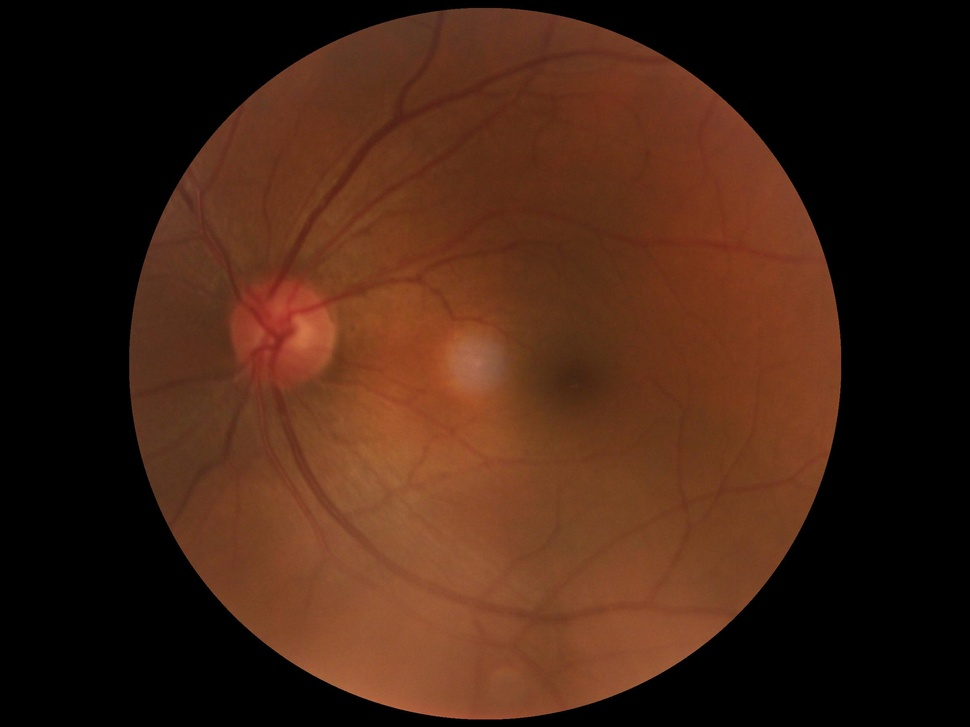
#> input picture data/影像数据/各类疾病代表医学影像/01_正常_left.jpg, 970 x 727 px, shrunk from 2304 x 1728 before the run; its folder holds only this picture in this run
$ python -i fundus_preprocess.py   (imports and definitions only)   (older library calls are emulated)
#> lines starting #> are read from the running program, lines starting #| are printed output that depends on the picture
"""
================================================================================
眼底图像预处理模块 — Fundus Image Preprocessing Module
================================================================================
专为眼底图像设计的数字图像处理预处理流水线。

方法列表:
  1. CLAHE (对比度受限自适应直方图均衡化) — 增强血管对比度
  2. Gaussian Filtering (高斯滤波) — 去噪平滑
  3. Unsharp Masking (反锐化掩膜) — 边缘/血管锐化
  4. Median Filtering (中值滤波) — 椒盐噪声去除
  5. Bilateral Filtering (双边滤波) — 保边平滑
  6. Gamma Correction (伽马校正) — 亮度调节
  7. Histogram Equalization (直方图均衡化) — 全局对比度增强
  8. Morphological Top-Hat (形态学顶帽变换) — 血管结构增强
  9. 组合流水线 — CLAHE + Gaussian + UnsharpMask

定量评估指标:
  - PSNR (峰值信噪比)
  - SSIM (结构相似性指数)
  - Contrast Improvement Index (对比度改善指数)
  - Entropy (信息熵)
  - Mean Gradient (平均梯度 / 清晰度)
  - EME (增强度量)

作者: 数字图像处理课程项目
================================================================================
"""
import cv2
import numpy as np
from skimage.metrics import structural_similarity as ssim
from dataclasses import dataclass, field
from typing import Dict, List, Tuple, Optional
import warnings
# [1 line not run here, left out]


# ============================================================================
# 数据结构
# ============================================================================

@dataclass
class PreprocessResult:
    """预处理结果数据类"""
    name: str                          # 方法名称
    image: np.ndarray                  # 处理后的图像 (RGB, uint8)
    params: Dict = field(default_factory=dict)  # 使用的参数
    metrics: Dict = field(default_factory=dict) # 定量指标

    # [4 lines left out: function __repr__, not called in this run]


# ============================================================================
# 核心预处理方法
# ============================================================================

class FundusPreprocessor:
    """眼底图像预处理类 — 包含所有预处理方法"""

    def __init__(self):
        self.results: List[PreprocessResult] = []

    # ------------------------------------------------------------------
    # 1. CLAHE — 对比度受限自适应直方图均衡化
    # ------------------------------------------------------------------
    @staticmethod
    def clahe(image: np.ndarray, clip_limit: float = 2.0,
              tile_grid_size: Tuple[int, int] = (8, 8)) -> np.ndarray:
        """
        对眼底图像应用 CLAHE 增强。

        原理: 将图像分为小块，在每个块内做直方图均衡化，
              同时限制对比度放大倍数以防止噪声过度放大。
              对眼底血管和病变区域的对比度增强效果显著。

        参数:
            image: RGB 图像 (H, W, 3)
            clip_limit: 对比度限制阈值 (越大对比度越强，推荐1.5-4.0)
            tile_grid_size: 分块大小 (越小局部性越强)

        返回:
            增强后的 RGB 图像
        """
#> called with clip_limit = 2, tile_grid_size = (8, 8)
        # 转换到 LAB 色彩空间 (仅对亮度通道 L 做 CLAHE)
        lab = cv2.cvtColor(image, cv2.COLOR_RGB2LAB)
#> lab: shape (727, 970, 3); mean of channels 0, 1, 2 47.2, 140.3, 143.4
        l, a, b = cv2.split(lab)
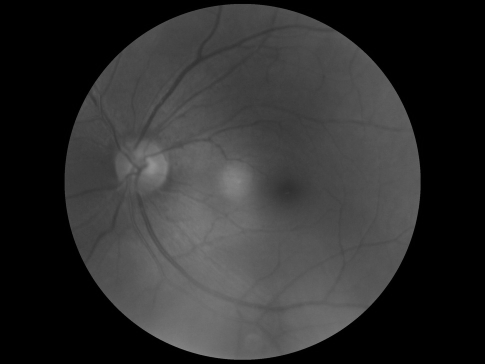
#> l: shape (727, 970) (shown at 1/2 size); min 0, max 147, mean 47.2
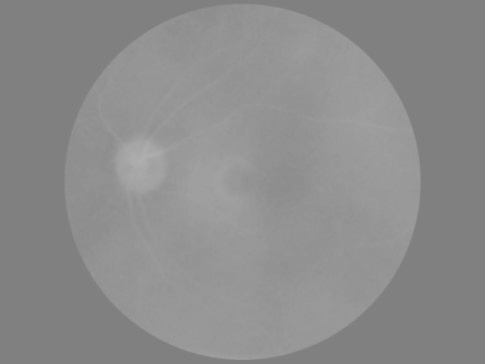
#> a: shape (727, 970) (shown at 1/2 size); min 124, max 176, mean 140.3

        # CLAHE 应用于 L 通道
        clahe_obj = cv2.createCLAHE(
            clipLimit=clip_limit,
            tileGridSize=tile_grid_size
        )
        l_enhanced = clahe_obj.apply(l)
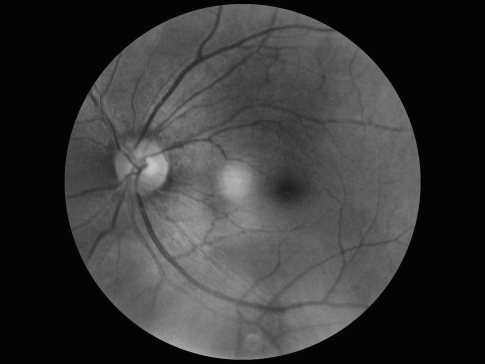
#> l_enhanced: shape (727, 970) (shown at 1/2 size); min 2, max 198, mean 55.3

        # 合并并转回 RGB
        lab_enhanced = cv2.merge([l_enhanced, a, b])
#> lab_enhanced: shape (727, 970, 3); mean of channels 0, 1, 2 55.3, 140.3, 143.4
        return cv2.cvtColor(lab_enhanced, cv2.COLOR_LAB2RGB)
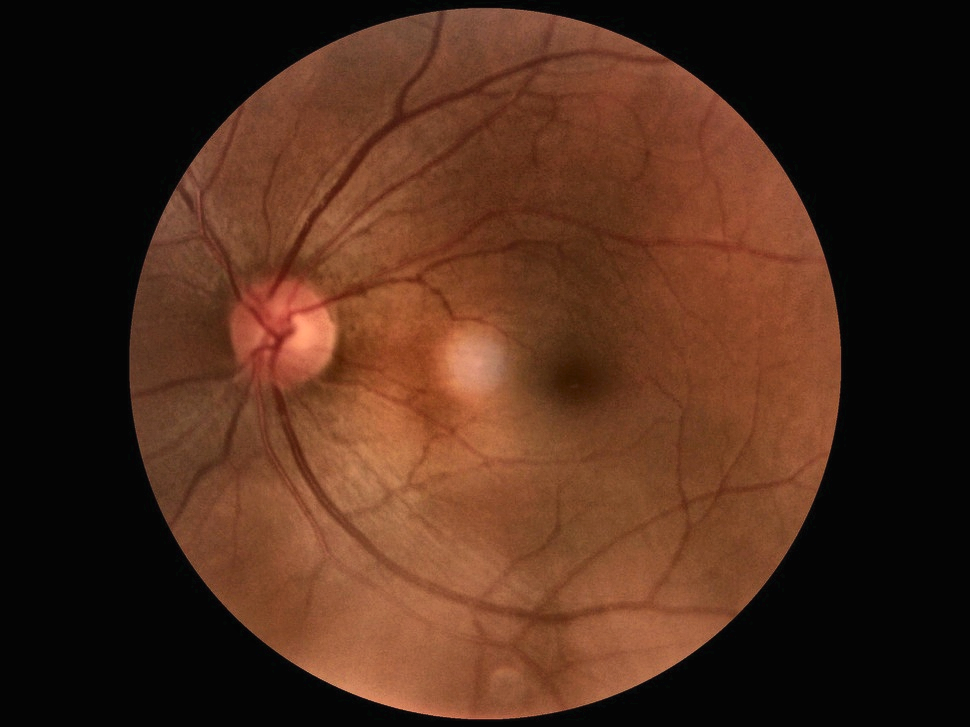
#> returned value: shape (727, 970, 3); mean R, G, B 75.9, 43.2, 27.3

    # ------------------------------------------------------------------
    # 2. Gaussian Filtering — 高斯滤波去噪
    # ------------------------------------------------------------------
    # [182 lines left out: functions gaussian_filter, unsharp_mask, median_filter, bilateral_filter, gamma_correction, histogram_equalization and 2 more, not called in this run]


# ============================================================================
# 定量评估指标
# ============================================================================

class ImageQualityMetrics:
    """图像质量定量评估"""

    # [109 lines left out: functions psnr, ssim_score, contrast_improvement_index, entropy, mean_gradient, eme and 1 more, not called in this run]


# ============================================================================
# 批量预处理 + 定量分析
# ============================================================================

class FundusAnalysisPipeline:
    """眼底图像预处理 + 定量分析流水线"""

    # 核心预处理方法 (精简为3种 — 覆盖增强/去噪/组合流水线)
    METHODS = {
        'CLAHE': lambda img: FundusPreprocessor.clahe(img, clip_limit=2.0),
        'Gaussian': lambda img: FundusPreprocessor.gaussian_filter(img, kernel_size=5),
        'FullPipeline': lambda img: FundusPreprocessor.pipeline_full(img),
    }

    # [77 lines left out: functions analyze_single_image, analyze_batch, not called in this run]


# ============================================================================
# 测试入口
# ============================================================================
# [31 lines not run here, left out]

>>> import cv2
>>> picture = cv2.cvtColor(cv2.imread('../data/影像数据/各类疾病代表医学影像/01_正常_left.jpg'), cv2.COLOR_BGR2RGB)
>>> result = FundusPreprocessor().clahe(picture)

$ run again, on data/影像数据/各类疾病代表医学影像/01_正常_right.jpg
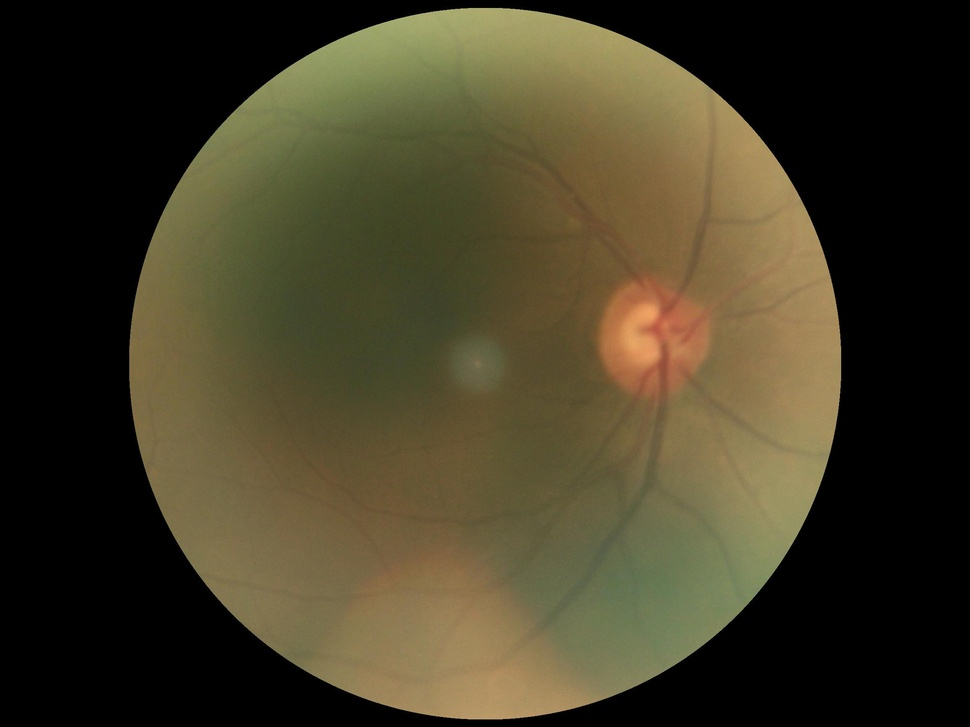
#> input picture data/影像数据/各类疾病代表医学影像/01_正常_right.jpg, 970 x 727 px, shrunk from 2304 x 1728 before the run
#> lab: shape (727, 970, 3); mean of channels 0, 1, 2 64.5, 127.1, 141.1
#> in clahe, `l_enhanced = clahe_obj.apply(l)`:
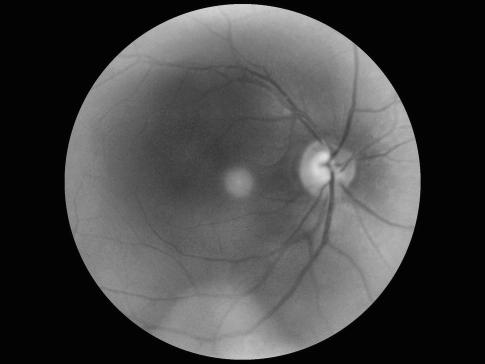
#> l_enhanced: shape (727, 970) (shown at 1/2 size); min 2, max 221, mean 68.2
#> lab_enhanced: shape (727, 970, 3); mean of channels 0, 1, 2 68.2, 127.1, 141.1
#> in clahe, `return cv2.cvtColor(lab_enhanced, cv2.COLOR_LAB2RGB)`:
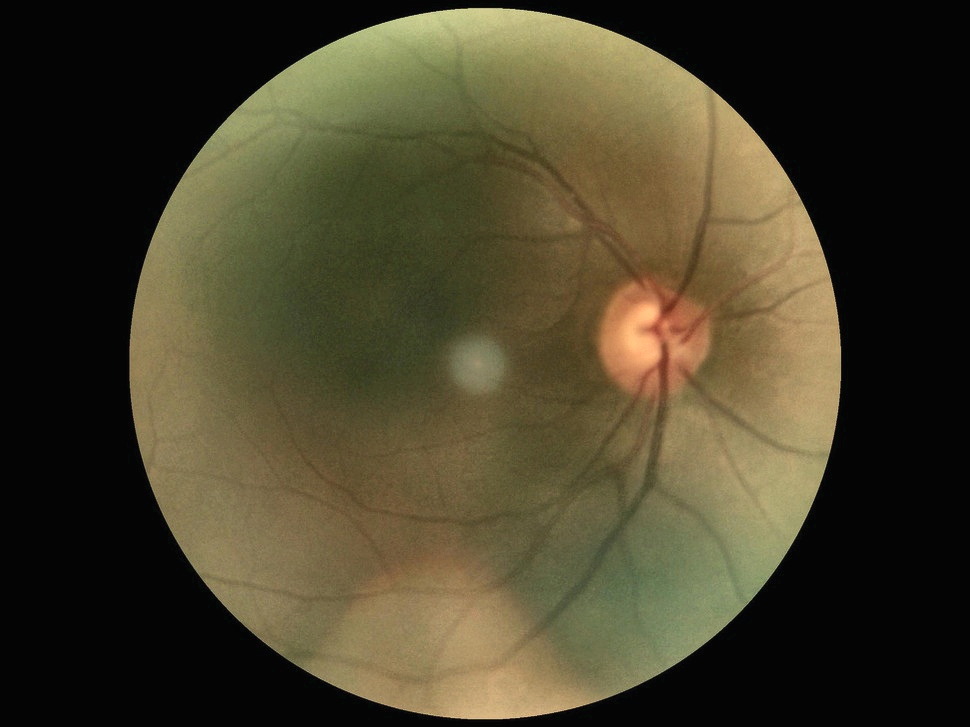
#> returned value: shape (727, 970, 3); mean R, G, B 70.5, 64, 42.1

$ run again, on data/影像数据/各类疾病代表医学影像/02_糖尿病_轻度_left.jpg
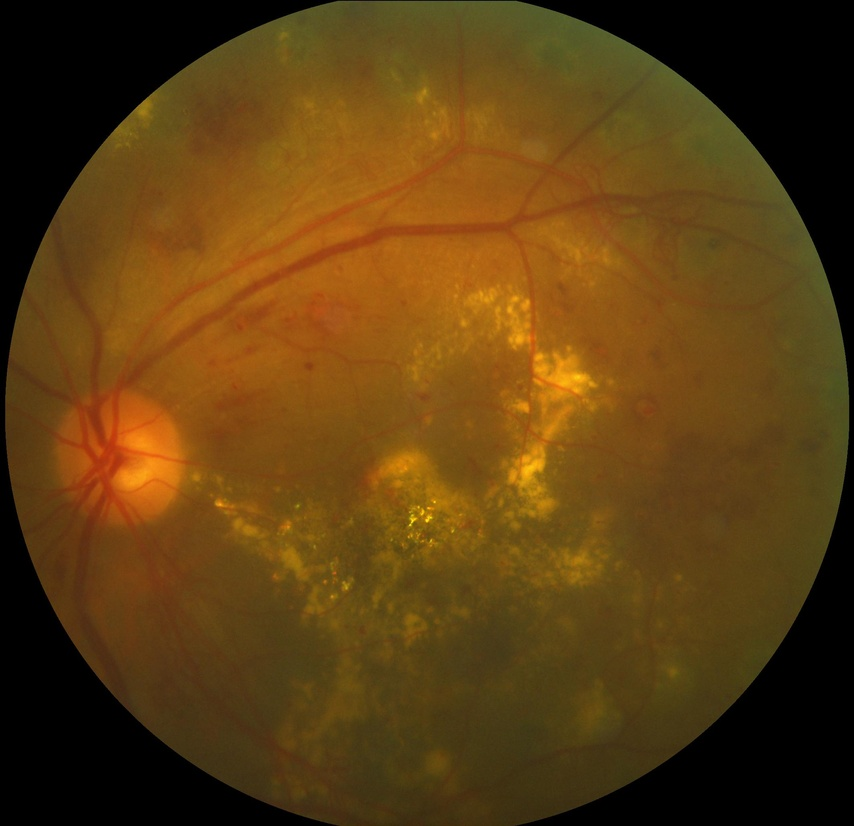
#> input picture data/影像数据/各类疾病代表医学影像/02_糖尿病_轻度_left.jpg, 854 x 826 px, shrunk from 2124 x 2056 before the run
#> lab: shape (826, 854, 3); mean of channels 0, 1, 2 73.5, 136.5, 157.6
#> in clahe, `l_enhanced = clahe_obj.apply(l)`:
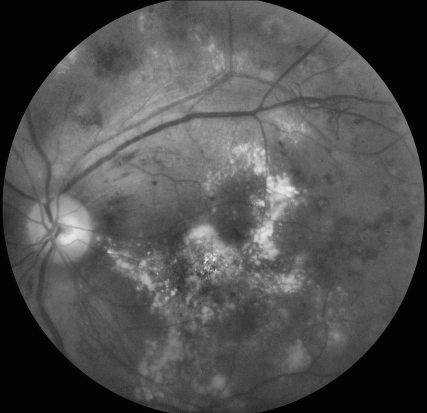
#> l_enhanced: shape (826, 854) (shown at 1/2 size); min 2, max 240, mean 79.9
#> lab_enhanced: shape (826, 854, 3); mean of channels 0, 1, 2 79.9, 136.5, 157.6
#> in clahe, `return cv2.cvtColor(lab_enhanced, cv2.COLOR_LAB2RGB)`:
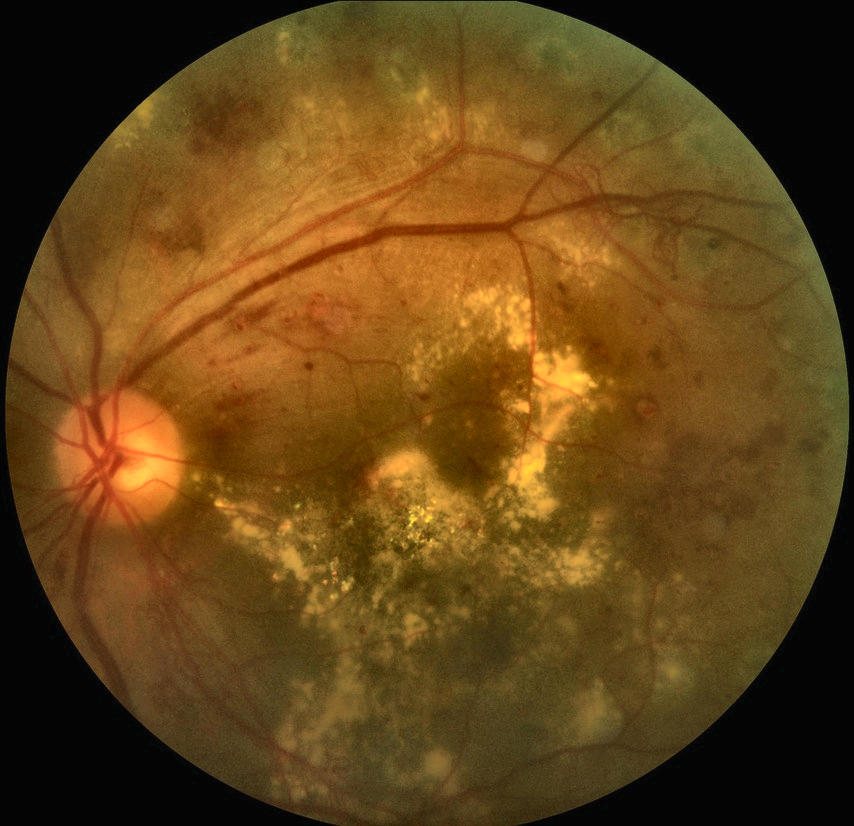
#> returned value: shape (826, 854, 3); mean R, G, B 99.1, 68, 23.6
